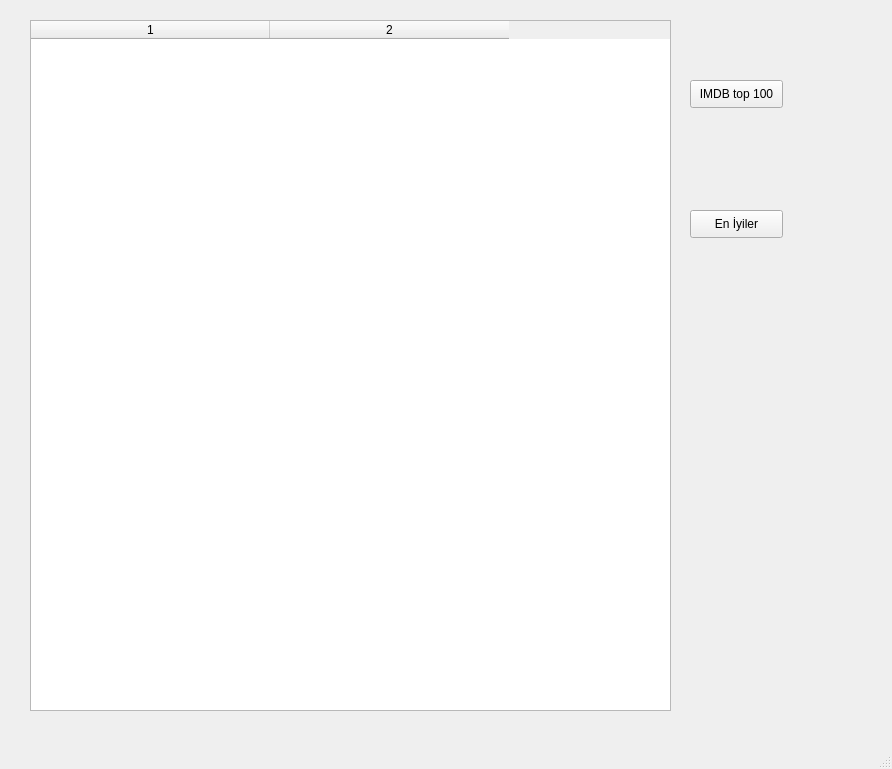
<?xml version="1.0" encoding="UTF-8"?>
<ui version="4.0">
 <class>MainWindow</class>
 <widget class="QMainWindow" name="MainWindow">
  <property name="geometry">
   <rect>
    <x>0</x>
    <y>0</y>
    <width>892</width>
    <height>769</height>
   </rect>
  </property>
  <property name="windowTitle">
   <string>MainWindow</string>
  </property>
  <widget class="QWidget" name="centralwidget">
   <widget class="QTableWidget" name="tableDiziler">
    <property name="geometry">
     <rect>
      <x>30</x>
      <y>20</y>
      <width>641</width>
      <height>691</height>
     </rect>
    </property>
    <property name="columnCount">
     <number>2</number>
    </property>
    <attribute name="horizontalHeaderDefaultSectionSize">
     <number>239</number>
    </attribute>
    <column/>
    <column/>
   </widget>
   <widget class="QPushButton" name="btnTop100">
    <property name="geometry">
     <rect>
      <x>690</x>
      <y>80</y>
      <width>93</width>
      <height>28</height>
     </rect>
    </property>
    <property name="text">
     <string>IMDB top 100</string>
    </property>
   </widget>
   <widget class="QPushButton" name="btnEniyi">
    <property name="geometry">
     <rect>
      <x>690</x>
      <y>210</y>
      <width>93</width>
      <height>28</height>
     </rect>
    </property>
    <property name="text">
     <string>En İyiler</string>
    </property>
   </widget>
  </widget>
  <widget class="QMenuBar" name="menubar">
   <property name="geometry">
    <rect>
     <x>0</x>
     <y>0</y>
     <width>892</width>
     <height>26</height>
    </rect>
   </property>
  </widget>
  <widget class="QStatusBar" name="statusbar"/>
 </widget>
 <resources/>
 <connections/>
</ui>
